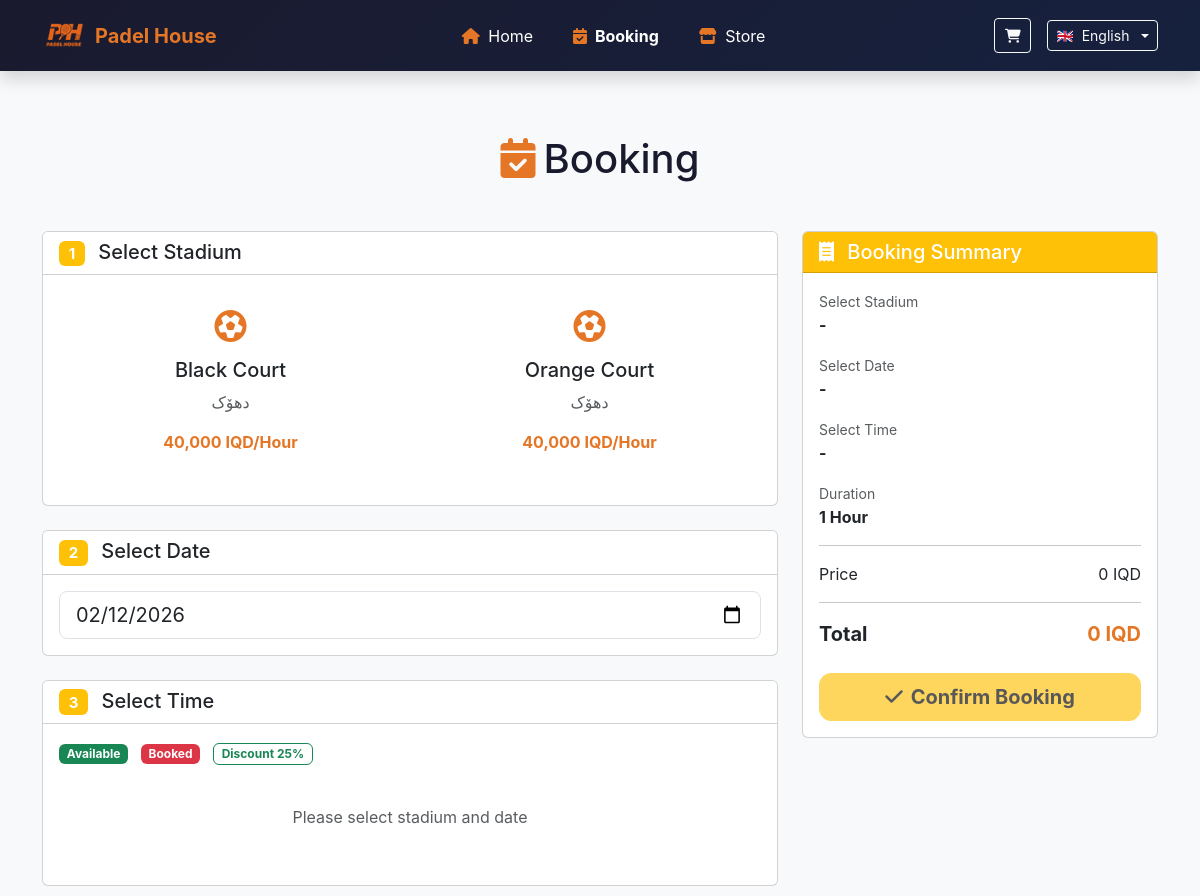
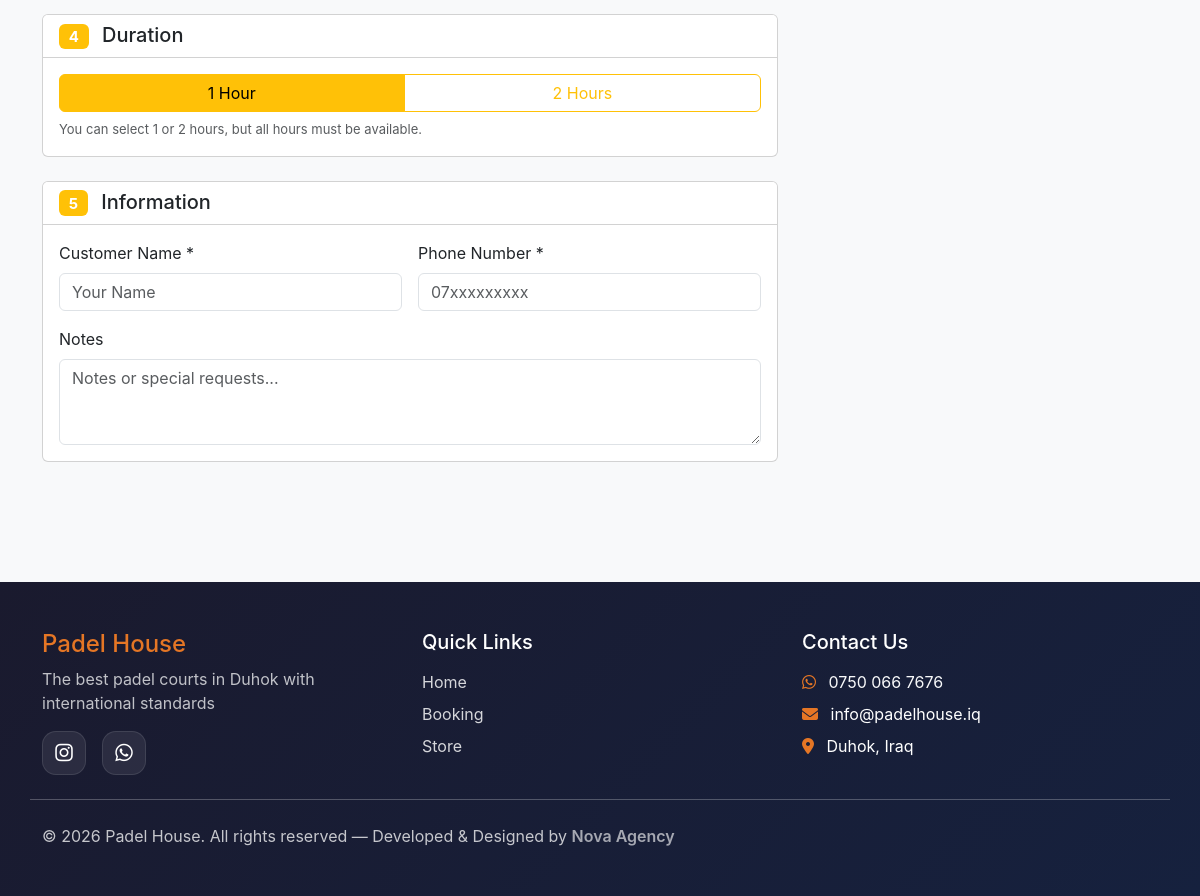
The page /booking/ on the database its author committed (2 pictures, top to bottom).
### app/models/settings.py (models this page shows, shortened)
class Settings(db.Model):
    __tablename__ = 'settings'
    id = db.Column(db.Integer, primary_key=True)
    opening_hour = db.Column(db.Integer, default=12)
    closing_hour = db.Column(db.Integer, default=4)
    price_per_hour = db.Column(db.Integer, default=40000)
    discount_percentage = db.Column(db.Integer, default=25)
    discount_amount = db.Column(db.Integer, default=10000)
    discount_start_hour = db.Column(db.Integer, default=12)
    discount_end_hour = db.Column(db.Integer, default=16)
    site_name = db.Column(db.String(100), default='Padel House')
    phone = db.Column(db.String(20))
    email = db.Column(db.String(100))
    address = db.Column(db.Text)
    facebook_url = db.Column(db.String(200))
    instagram_url = db.Column(db.String(200))
    twitter_url = db.Column(db.String(200))
    created_at = db.Column(db.DateTime, default=datetime.utcnow)
    updated_at = db.Column(db.DateTime, default=datetime.utcnow, onupdate=datetime.utcnow)

### app/models/stadium.py (models this page shows, shortened)
class Stadium(db.Model):
    __tablename__ = 'stadium'
    id = db.Column(db.Integer, primary_key=True)
    name = db.Column(db.String(100), nullable=False, unique=True)
    description = db.Column(db.Text)
    location = db.Column(db.String(200))
    price_per_hour = db.Column(db.Float, default=80000)
    is_active = db.Column(db.Boolean, default=True)
    image_url = db.Column(db.String(200))
    created_at = db.Column(db.DateTime, default=datetime.utcnow)
    bookings = db.relationship('Booking', backref='stadium', lazy=True, cascade='all, delete-orphan')

### app/routes/booking.py (the view)
@booking_bp.route('/')
def booking_page():
    stadiums = Stadium.query.filter_by(is_active=True).all()
    settings = Settings.query.first()
    return render_template('booking/booking.html', stadiums=stadiums, settings=settings)

### app/templates/booking/booking.html (shortened to what this page needs)
{% extends 'base.html' %}
{% block content %}
<div class="container py-5">
    <h1 class="text-center mb-5" style="color: #1a1a2e;">
        <i class="fas fa-calendar-check me-2" style="color: #E57625;"></i>{{ t('booking') }}
    </h1>
    <div class="row g-4">
        <div class="col-lg-8">
            <div class="card mb-4">
                <div class="card-header bg-white">
                    <h5 class="mb-0">
                        <span class="badge bg-warning me-2">1</span>
                        {{ t('select_stadium') }}
                    </h5>
                </div>
                <div class="card-body">
                    <div class="row g-3">
                        {% for stadium in stadiums %}
                        <div class="col-md-6">
                            <div class="card stadium-card h-100" data-stadium-id="{{ stadium.id }}" data-price="{{ stadium.price_per_hour }}">
                                <div class="card-body text-center">
                                    <i class="fas fa-futbol fa-2x mb-3" style="color: #E57625;"></i>
                                    <h5 class="card-title">
                                        {% if loop.index == 1 %}
                                            {% if current_lang == 'ku' %}یاریگای ڕەش{% elif current_lang == 'ar' %}الملعب الأسود{% else %}Black Court{% endif %}
                                        {% else %}
                                            {% if current_lang == 'ku' %}یاریگای پرتەقاڵی{% elif current_lang == 'ar' %}الملعب البرتقالي{% else %}Orange Court{% endif %}
                                        {% endif %}
                                    </h5>
                                    <p class="card-text text-muted">{{ stadium.location }}</p>
                                    <p class="fw-bold" style="color: #E57625;">
                                        {{ "{:,.0f}".format(stadium.price_per_hour|default(50000)) }} {{ t('iqd') }}/{{ t('hour') }}
                                    </p>
                                </div>
                            </div>
                        </div>
                        {% endfor %}
                    </div>
                </div>
            </div>
            <div class="card mb-4">
                <div class="card-header bg-white">
                    <h5 class="mb-0">
                        <span class="badge bg-warning me-2">2</span>
                        {{ t('select_date') }}
                    </h5>
                </div>
                <div class="card-body">
                    <input type="date" id="booking-date" class="form-control form-control-lg">
                </div>
            </div>
            <div class="card mb-4">
                <div class="card-header bg-white">
                    <h5 class="mb-0">
                        <span class="badge bg-warning me-2">3</span>
                        {{ t('select_time') }}
                    </h5>
                </div>
                <div class="card-body">
                    <div class="mb-3">
                        <span class="badge bg-success me-2">{{ t('available') }}</span>
                        <span class="badge bg-danger me-2">{{ t('booked') }}</span>
                        <span class="badge bg-outline-success border border-success text-success me-2">{{ t('discount') }} 25%</span>
                    </div>
                    <div id="time-slots" class="d-flex flex-wrap">
                        <p class="text-muted w-100 text-center py-4">
                            {% if current_lang == 'ku' %}
                            تکایە یاریگا و بەروار هەڵبژێرە
                            {% elif current_lang == 'ar' %}
                            يرجى اختيار الملعب والتاريخ
                            {% else %}
                            Please select stadium and date
                            {% endif %}
                        </p>
                    </div>
                </div>
            </div>
            <div class="card mb-4">
                <div class="card-header bg-white">
                    <h5 class="mb-0">
                        <span class="badge bg-warning me-2">4</span>
                        {{ t('duration') }}
                    </h5>
                </div>
                <div class="card-body">
                    <div class="btn-group w-100" role="group">
                        <label class="btn btn-outline-warning" for="duration1">1 {{ t('hour') }}</label>
                        <label class="btn btn-outline-warning" for="duration2">2 {{ t('hours') }}</label>
                    </div>
                    <div class="text-muted mt-2" style="font-size: 13px;">
                        {% if current_lang == 'ku' %}
                        دەتوانیت ١ یان ٢ کاتژمێر هەڵبژێریت، بەڵام دەبێت هەموو کاتەکان بەردەست بن.
                        {% elif current_lang == 'ar' %}
                        يمكنك اختيار ١ أو ٢، لكن يجب أن تكون كل الساعات متاحة.
                        {% else %}
                        You can select 1 or 2 hours, but all hours must be available.
                        {% endif %}
                    </div>
                </div>
            </div>
            <div class="card mb-4">
                <div class="card-header bg-white">
                    <h5 class="mb-0">
                        <span class="badge bg-warning me-2">5</span>
                        {% if current_lang == 'ku' %}زانیاری{% elif current_lang == 'ar' %}المعلومات{% else %}Information{% endif %}
                    </h5>
                </div>
                <div class="card-body">
                    <div class="row g-3">
                        <div class="col-md-6">
                            <label class="form-label">{{ t('customer_name') }} *</label>
                            <input type="text" id="customer-name" class="form-control" placeholder="{{ t('your_name') }}" required>
                        </div>
                        <div class="col-md-6">
                            <label class="form-label">{{ t('customer_phone') }} *</label>
                            <input type="tel" id="customer-phone" class="form-control" placeholder="07xxxxxxxxx" required>
                        </div>
                        <div class="col-12">
                            <label class="form-label">{{ t('notes') }}</label>
                            <textarea id="customer-notes" class="form-control" rows="3" placeholder="{% if current_lang == 'ku' %}تێبینی یان داواکاری تایبەت...{% elif current_lang == 'ar' %}ملاحظات أو طلبات خاصة...{% else %}Notes or special requests...{% endif %}"></textarea>
                        </div>
                    </div>
                </div>
            </div>
        </div>
        <div class="col-lg-4">
            <div class="card summary-card">
                <div class="card-header bg-warning text-white">
                    <h5 class="mb-0">
                        <i class="fas fa-receipt me-2"></i>
                        {{ t('booking_summary') }}
                    </h5>
                </div>
                <div class="card-body">
                    <div class="mb-3">
                        <small class="text-muted">{{ t('select_stadium') }}</small>
                        <p id="summary-stadium" class="fw-bold mb-0">-</p>
                    </div>
                    <div class="mb-3">
                        <small class="text-muted">{{ t('select_date') }}</small>
                        <p id="summary-date" class="fw-bold mb-0">-</p>
                    </div>
                    <div class="mb-3">
                        <small class="text-muted">{{ t('select_time') }}</small>
                        <p id="summary-time" class="fw-bold mb-0">-</p>
                    </div>
                    <div class="mb-3">
                        <small class="text-muted">{{ t('duration') }}</small>
                        <p id="summary-duration" class="fw-bold mb-0">1 {{ t('hour') }}</p>
                    </div>
                    <hr>
                    <div class="mb-2 d-flex justify-content-between">
                        <span>{{ t('price') }}</span>
                        <span id="summary-price">0 {{ t('iqd') }}</span>
                    </div>
                    <hr>
                    <div class="d-flex justify-content-between fw-bold fs-5">
                        <span>{{ t('total') }}</span>
                        <span id="summary-total" style="color: #E57625;">0 {{ t('iqd') }}</span>
                    </div>
                    <button id="confirm-booking" class="btn btn-warning w-100 mt-4 btn-lg" disabled>
                        <i class="fas fa-check me-2"></i>{{ t('confirm_booking') }}
                    </button>
                </div>
            </div>
        </div>
    </div>
</div>
{% endblock %}

### app/templates/base.html (shortened to what this page needs)
<!DOCTYPE html>
<html lang="{{ current_lang }}" dir="{{ 'rtl' if is_rtl else 'ltr' }}">
<head>
  {% if is_rtl %}
    <link href="https://cdn.jsdelivr.net/npm/bootstrap@5.3.2/dist/css/bootstrap.rtl.min.css" rel="stylesheet">
  {% else %}
    <link href="https://cdn.jsdelivr.net/npm/bootstrap@5.3.2/dist/css/bootstrap.min.css" rel="stylesheet">
  {% endif %}
  <link rel="stylesheet"
        href="https://cdnjs.cloudflare.com/ajax/libs/font-awesome/6.5.1/css/all.min.css"
/>
</head>
<body>
  {% include "navbar.html" %}
  <main>
    {% block content %}{% endblock %}
  </main>
  <footer class="py-5 mt-5">
    <div class="container">
      <div class="row g-4">
        <div class="col-lg-4">
          <h4 style="color: var(--primary-color);">{{ t('site_name') }}</h4>
          <p class="text-light opacity-75">{{ t('best_courts') }}</p>
          <div class="d-flex gap-3 mt-3 footer-social">
            <a href="https://www.instagram.com/padelhouse.iq?igsh=ZWdobmt0NGpjNzFw" class="text-white fs-5" aria-label="Instagram"><i class="fab fa-instagram"></i></a>
            <a href="https://wa.me/750 066 7676" class="text-white fs-5" aria-label="WhatsApp"><i class="fab fa-whatsapp"></i></a>
          </div>
        </div>
        <div class="col-lg-4">
          <h5 class="mb-3">{{ t('quick_links') }}</h5>
          <ul class="list-unstyled">
            <li class="mb-2"><a href="{{ url_for('main.index') }}">{{ t('home') }}</a></li>
            <li class="mb-2"><a href="{{ url_for('booking.booking_page') }}">{{ t('booking') }}</a></li>
            <li class="mb-2"><a href="{{ url_for('store.products') }}">{{ t('store') }}</a></li>
          </ul>
        </div>
        <div class="col-lg-4">
  <h5 class="mb-3">{{ t('contact_us') }}</h5>
  <ul class="list-unstyled">
    {% if settings %}
      <li class="mb-2">
        <i class="fab fa-whatsapp me-2" style="color: var(--primary-color);"></i>
        <a href="https://wa.me/750667676" class="text-decoration-none text-light">
          0750 066 7676
        </a>
      </li>
      <li class="mb-2">
        <i class="fas fa-envelope me-2" style="color: var(--primary-color);"></i>
        {{ settings.email }}
      </li>
      <li class="mb-2">
        <i class="fas fa-map-marker-alt me-2" style="color: var(--primary-color);"></i>
        {{ settings.address }}
      </li>
    {% endif %}
  </ul>
</div>
      <hr class="my-4 opacity-25">
      <div class="row">
        <div class="col-12">
          <p class="mb-0 opacity-75">
            &copy; 2026 {{ t('site_name') }}. {{ t('all_rights') }} —
            Developed & Designed by
            <a href="https://metinmeki.github.io/Nova-Soft-team/" target="_blank" class="text-decoration-none fw-semibold">
              Nova Agency
            </a>
          </p>
        </div>
      </div>
    </div>
    </div>
  </footer>
</body>
</html>

### app/templates/navbar.html (shortened to what this page needs)
<nav class="navbar navbar-expand-lg sticky-top shadow"
     style="background: linear-gradient(135deg, #1a1a2e 0%, #16213e 100%);">
  <div class="container">
    <a class="navbar-brand d-flex align-items-center" href="{{ url_for('main.index') }}">
      <img src="{{ url_for('static', filename='images/logo_navbar.png') }}"
           alt="Padel House" height="45" class="me-2" onerror="this.style.display='none'">
      <span class="fw-bold" style="color:#E57625;">{{ t('site_name') }}</span>
    </a>
    <div class="collapse navbar-collapse" id="navbarNav">
      <ul class="navbar-nav mx-auto mb-2 mb-lg-0 gap-2">
        <li class="nav-item">
          <a class="nav-link px-3 text-white {% if request.endpoint == 'main.index' %}active fw-bold{% endif %}"
             href="{{ url_for('main.index') }}">
            <i class="fas fa-home me-1" style="color:#E57625;"></i> {{ t('home') }}
          </a>
        </li>
        <li class="nav-item">
          <a class="nav-link px-3 text-white {% if 'booking' in request.endpoint|default('', true) %}active fw-bold{% endif %}"
             href="{{ url_for('booking.booking_page') }}">
            <i class="fas fa-calendar-check me-1" style="color:#E57625;"></i> {{ t('booking') }}
          </a>
        </li>
        <li class="nav-item">
          <a class="nav-link px-3 text-white {% if 'store' in request.endpoint|default('', true) %}active fw-bold{% endif %}"
             href="{{ url_for('store.products') }}">
            <i class="fas fa-store me-1" style="color:#E57625;"></i> {{ t('store') }}
          </a>
        </li>
      </ul>
      <div class="d-flex align-items-center gap-3">
        <button class="btn btn-outline-light btn-sm position-relative cart-btn"
                type="button"
                data-bs-toggle="offcanvas"
                data-bs-target="#cartOffcanvas"
                aria-controls="cartOffcanvas">
          <i class="fas fa-shopping-cart"></i>
        </button>
        <div class="dropdown">
          <button class="btn btn-outline-light btn-sm dropdown-toggle d-flex align-items-center gap-2"
                  type="button"
                  id="languageDropdown"
                  data-bs-toggle="dropdown"
                  aria-expanded="false">
            <span>{{ language_flags[current_lang] }}</span>
            <span>{{ language_names[current_lang] }}</span>
          </button>
        </div>
  </div>
</nav>

### rows shown on the page
Settings: site_name "Padel House", email "info@padelhouse.iq", address "Duhok, Iraq"
Stadium: shows "Black Court", location "دهۆک", price_per_hour "40,000", t "IQD", t "Hour"
Stadium: shows "Orange Court", location "دهۆک", price_per_hour "40,000", t "IQD", t "Hour"

### other values the page prints
{{ t('home') }} "Home"
{{ t('booking') }} "Booking"
{{ t('store') }} "Store"
{{ language_flags[current_lang] }} "🇬🇧"
{{ language_names[current_lang] }} "English"
{{ t('select_stadium') }} "Select Stadium"
{{ t('select_date') }} "Select Date"
{{ t('select_time') }} "Select Time"
{{ t('available') }} "Available"
{{ t('booked') }} "Booked"
{{ t('discount') }} "Discount"
{{ t('duration') }} "Duration"
{{ t('hour') }} "Hour"
{{ t('hours') }} "Hours"
{{ t('customer_name') }} "Customer Name"
